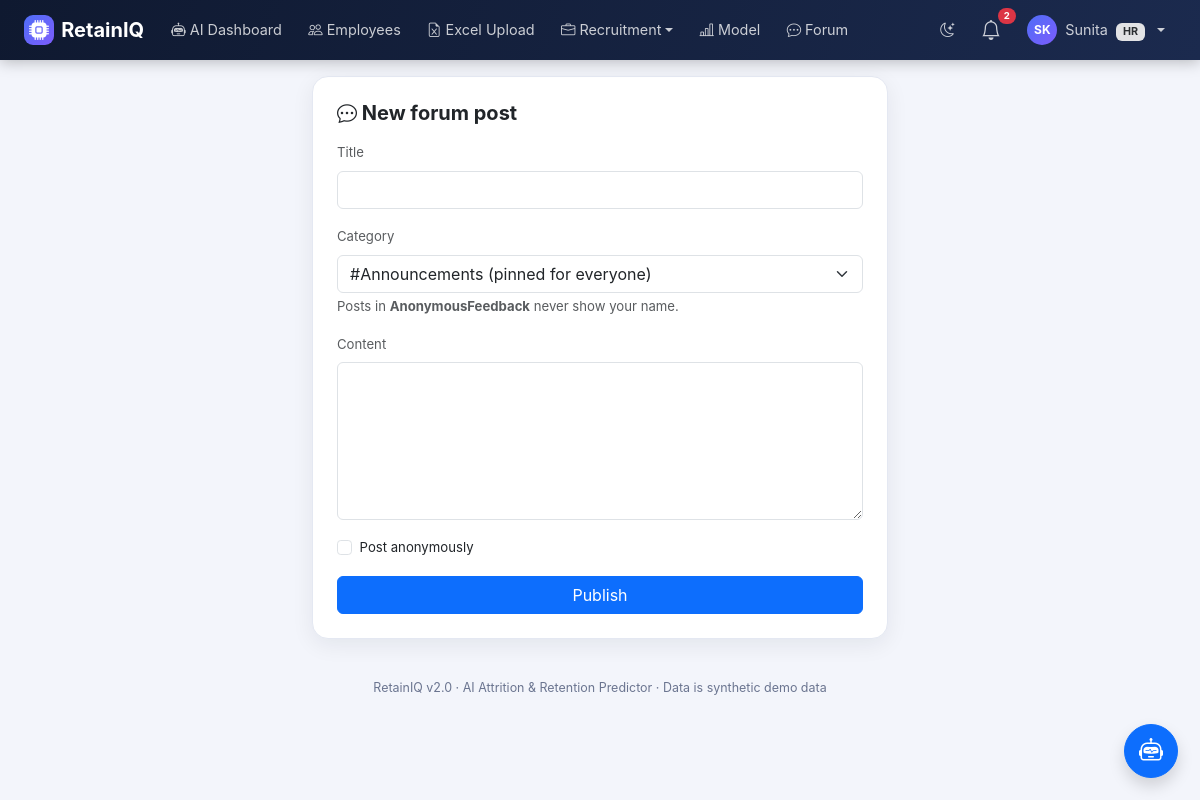
Screenshot of /forum/create (signed in) with the database file from the repository.
### models.py (models this page shows, shortened)
class User(db.Model, UserMixin):
    id = db.Column(db.Integer, primary_key=True)
    name = db.Column(db.String(120), nullable=False)
    email = db.Column(db.String(120), unique=True, nullable=False, index=True)
    password_hash = db.Column(db.String(255), nullable=False)
    role = db.Column(db.String(20), nullable=False)
    department_id = db.Column(db.Integer, db.ForeignKey("department.id"))
    manager_id = db.Column(db.Integer, db.ForeignKey("user.id"), nullable=True)
    is_active_flag = db.Column(db.Boolean, default=True)
    created_at = db.Column(db.DateTime, default=utcnow)
    last_login_at = db.Column(db.DateTime)
    failed_login_count = db.Column(db.Integer, default=0)
    locked_until = db.Column(db.DateTime)
    must_change_password = db.Column(db.Boolean, default=False)
    department = db.relationship("Department", backref="users")
    manager = db.relationship("User", remote_side=[id], backref="direct_reports")
    employee_profile = db.relationship("Employee", backref="user", uselist=False)
    @property
    def is_active(self):
        return bool(self.is_active_flag)
    @property
    def role_label(self):
        return ROLE_LABELS.get(self.role, self.role.replace("_", " ").title())
    @property
    def initials(self):
        parts = (self.name or "?").split()
        return (parts[0][0] + (parts[-1][0] if len(parts) > 1 else "")).upper()

### routes/forum.py (the view, shortened to what this page needs)
@bp.route("/create", methods=["GET", "POST"])
@login_required
def create():
    cats = ForumCategory.query.all()
    return render_template("forum/create.html", categories=cats, form={})

### security.py (called while the page is built)
def csrf_token():
    if "_csrf" not in session:
        session["_csrf"] = secrets.token_urlsafe(32)
    return session["_csrf"]

def csrf_input():
    return Markup(f'<input type="hidden" name="csrf_token" value="{csrf_token()}">')

def has_permission(user, perm):
    from models import RolePermission
    if not getattr(user, "is_authenticated", False):
        return False
    if user.role == "super_admin":
        return True
    cache = g.setdefault("_perm_cache", {})
    if user.role not in cache:
        cache[user.role] = {rp.permission for rp in RolePermission.query.filter_by(role=user.role)}
    return perm in cache[user.role]

def can(perm):
    return has_permission(current_user, perm)

### templates/forum/create.html (shortened to what this page needs)
{% extends "base.html" %}
{% block content %}
<div class="col-lg-6 mx-auto"><div class="card-soft p-4"><h5 class="fw-bold mb-3"><i class="bi bi-chat-dots"></i> New forum post</h5>
<form method="POST">{{ csrf_input() }}
  <div class="mb-3"><label class="form-label small text-muted">Title</label><input class="form-control" name="title" required maxlength="200" value="{{ form.get('title','') }}"></div>
  <div class="mb-3"><label class="form-label small text-muted">Category</label><select class="form-select" name="category_id">{% for c in categories %}{% if c.name != 'Announcements' or can('post_announcements') %}<option value="{{ c.id }}">#{{ c.name }}{{ ' (pinned for everyone)' if c.name == 'Announcements' }}</option>{% endif %}{% endfor %}</select><div class="form-text">Posts in <strong>AnonymousFeedback</strong> never show your name.</div></div>
  <div class="mb-3"><label class="form-label small text-muted">Content</label><textarea class="form-control" name="content" rows="6" required maxlength="5000">{{ form.get('content','') }}</textarea></div>
  <div class="form-check mb-3"><input class="form-check-input" type="checkbox" name="is_anonymous" id="an"><label class="form-check-label small" for="an">Post anonymously</label></div>
  <button class="btn btn-primary w-100">Publish</button></form></div></div>
{% endblock %}

### templates/base.html (shortened to what this page needs)
<!DOCTYPE html>
<html lang="en" data-bs-theme="light">
<head>
<link href="{{ url_for('static', filename='vendor/bootstrap/bootstrap.min.css') }}" rel="stylesheet">
<link href="{{ url_for('static', filename='vendor/bootstrap-icons/bootstrap-icons.min.css') }}" rel="stylesheet">
<link href="{{ url_for('static', filename='css/style.css') }}" rel="stylesheet">
</head>
<body>
{% if current_user.is_authenticated %}
<nav class="navbar navbar-expand-xl navbar-dark app-navbar sticky-top">
  <div class="container-fluid px-lg-4">
    <a class="navbar-brand fw-bold d-flex align-items-center" href="{{ url_for('auth.dashboard') }}">
      <span class="brand-mark"><i class="bi bi-cpu-fill"></i></span>RetainIQ
    </a>
    <div class="collapse navbar-collapse" id="navMain">
      <ul class="navbar-nav me-auto gap-xl-1">
        {% for it in nav_items %}
          {% if it.children %}
          <li class="nav-item dropdown">
            <a class="nav-link dropdown-toggle" href="#" role="button" data-bs-toggle="dropdown"><i class="bi bi-{{ it.icon }}"></i> {{ it.label }}</a>
          </li>
          {% else %}
          <li class="nav-item"><a class="nav-link {{ 'active' if request.endpoint == it.endpoint }}" href="{{ url_for(it.endpoint) }}"><i class="bi bi-{{ it.icon }}"></i> {{ it.label }}</a></li>
          {% endif %}
        {% endfor %}
      </ul>
      <ul class="navbar-nav align-items-xl-center gap-1">
        <li class="nav-item"><a class="nav-link" href="#" onclick="toggleTheme();return false;" title="Toggle dark mode"><i id="themeIcon" class="bi bi-moon-stars"></i></a></li>
        <li class="nav-item dropdown">
          <a class="nav-link position-relative" href="#" role="button" data-bs-toggle="dropdown" aria-label="Notifications">
            <i class="bi bi-bell fs-5"></i>
            {% if nav_unread_count %}<span class="badge rounded-pill bg-danger notif-badge">{{ nav_unread_count }}</span>{% endif %}
          </a>
        </li>
        <li class="nav-item dropdown">
          <a class="nav-link dropdown-toggle d-flex align-items-center gap-2" href="#" role="button" data-bs-toggle="dropdown">
            <span class="avatar">{{ current_user.initials }}</span>
            <span class="d-xl-inline">{{ current_user.name.split()[0] }} <span class="badge bg-secondary-subtle text-secondary-emphasis ms-1">{{ current_user.role_label }}</span></span>
          </a>
        </li>
      </ul>
    </div>
  </div>
</nav>
{% endif %}
<main class="container-fluid px-lg-4 py-3">
  {% block content %}{% endblock %}
</main>
<footer class="app-foot">RetainIQ v2.0 · AI Attrition &amp; Retention Predictor · Data is synthetic demo data</footer>
{% if current_user.is_authenticated and can_assistant and request.endpoint != 'hr.dashboard' %}
<button class="btn btn-primary rounded-circle shadow position-fixed" style="right:22px;bottom:22px;width:54px;height:54px;z-index:1040" data-bs-toggle="offcanvas" data-bs-target="#assistantPanel" aria-label="Open AI assistant"><i class="bi bi-robot fs-4"></i></button>
{% endif %}
</body>
</html>

### static/css/style.css (style rules this page uses)
:root { --brand:#4f6ef7; --brand-2:#7c5cfc; --navy:#0f1930; --navy-2:#1b2a4e; --risk-high:#e5484d; --risk-medium:#f5a524; --risk-low:#30a46c; --surface:#ffffff; --soft:#f3f5fb; --line:#e4e8f2; --muted:#6b7590; --shadow:0 6px 22px rgba(15,25,48,.07); }
body { background:var(--soft);font-family:"Inter","Segoe UI",system-ui,-apple-system,Roboto,sans-serif;font-size:.94rem }
.app-navbar { background:linear-gradient(110deg,var(--navy),var(--navy-2));box-shadow:0 2px 14px rgba(0,0,0,.25) }
.app-navbar .nav-link { white-space:nowrap;color:rgba(255,255,255,.78)!important;border-radius:8px;padding:.45rem .7rem!important;font-size:.9rem }
.brand-mark { display:inline-flex;width:30px;height:30px;border-radius:9px;align-items:center;justify-content:center; background:linear-gradient(135deg,var(--brand),var(--brand-2));color:#fff;margin-right:.45rem }
.avatar { width:30px;height:30px;border-radius:50%;background:linear-gradient(135deg,var(--brand),var(--brand-2)); color:#fff;display:inline-flex;align-items:center;justify-content:center;font-size:.75rem;font-weight:700 }
.notif-badge { position:absolute;top:0;right:-4px;font-size:.6rem }
.card-soft,.kpi-card,.risk-card { background:var(--surface);border:1px solid var(--line);border-radius:16px;box-shadow:var(--shadow) }
footer.app-foot { color:var(--muted);font-size:.78rem;text-align:center;padding:1.5rem 0 1rem }

### rows the page displays
User: is_active_flag True (drawn), initials "SK", name "Sunita", role_label "HR"

### other values shown
{{ it.label }} "AI Dashboard" "Employees" "Excel Upload" "Model" "Forum"
{{ it.label }} "Recruitment"
{{ nav_unread_count }} "2"
